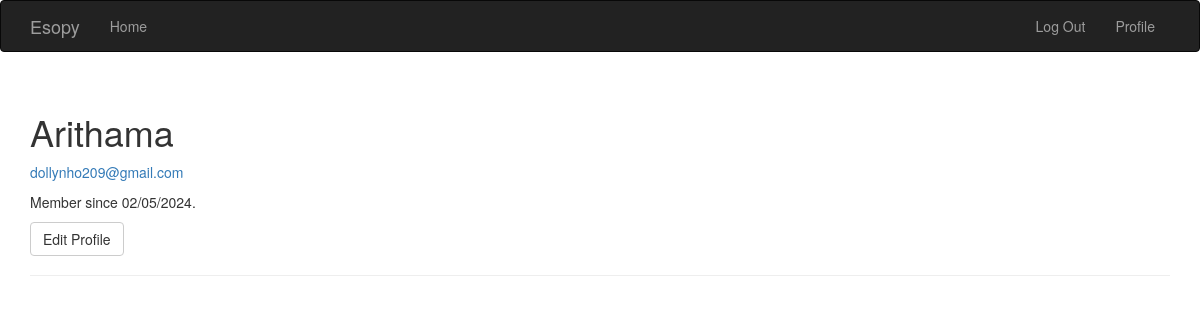
/user/Arithama (signed in), run on an earlier commit of the app's database.
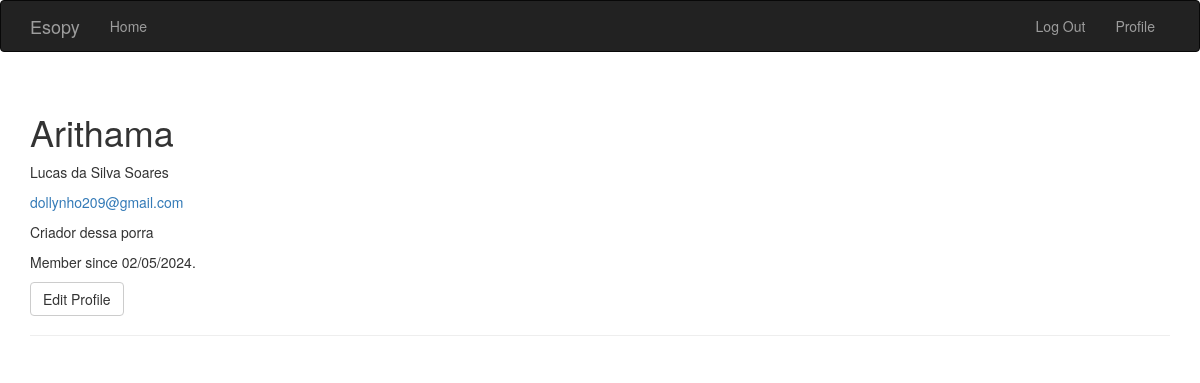
And on a later commit of the database.
### app/models.py (models this page shows, shortened)
class User(UserMixin, db.Model):
    __tablename__ = 'users'
    id = db.Column(db.Integer, primary_key=True)
    email = db.Column(db.String(64), unique=True, index=True)
    username = db.Column(db.String(64), unique=True, index=True)
    password_hash = db.Column(db.String(128))
    confirmed = db.Column(db.Boolean, default=False)
    is_admin = db.Column(db.Boolean, default=False)
    name = db.Column(db.String(64))
    about_me = db.Column(db.Text())
    member_since = db.Column(db.DateTime(), default=datetime.utcnow)
    @property
    def password(self):
        raise AttributeError('password is not a readable attribute')

### app/main/views.py (the view)
@main.route('/user/<username>')
def user(username):
    user = User.query.filter_by(username=username).first_or_404()
    return render_template('user.html', user=user)

### app/auth/views.py (called while the page is built)
@auth.before_app_request
def before_request():
    if current_user.is_authenticated \
    and not current_user.confirmed \
    and request.blueprint != 'auth' \
    and request.endpoint != 'static':
        return redirect(url_for('auth.unconfirmed'))

### app/models.py (called while the page is built)
@login_manager.user_loader
def load_user(user_id):
    return User.query.get(int(user_id))

### app/templates/user.html (shortened to what this page needs)
{% extends "base.html" %}
{% block page_content %}
<div class="page-header">
    <h1>{{ user.username }}</h1>
    {% if user.name or user.location %}
    <p>
        {% if user.name %}{{ user.name }}{% endif %}
    </p>
    {% endif %}
    {% if current_user.is_admin %}
    <p><a href="mailto:{{ user.email }}">{{ user.email }}</a></p>
    {% endif %}
    {% if user.about_me %}<p>{{ user.about_me }}</p>{% endif %}
    <p>Member since {{ moment(user.member_since).format('L') }}.</p>
    <p>
        {% if user == current_user %}
        <a class="btn btn-default" href="{{ url_for('.edit_profile') }}">Edit Profile</a>
        {% endif %}
    </p>
</div>
{% endblock %}

### app/templates/base.html (shortened to what this page needs)
{% extends "bootstrap/base.html" %}
{% block head %}
{{ super() }}
{% endblock %}
{% block navbar %}
<div class="navbar navbar-inverse" role="navigation">
    <div class="container">
        <div class="navbar-header">
            <a class="navbar-brand" href="{{ url_for('main.index') }}">Esopy</a>
        </div>
        <div class="navbar-collapse collapse">
            <ul class="nav navbar-nav">
                <li><a href="{{ url_for('main.index') }}">Home</a></li>
            </ul>
            <ul class="nav navbar-nav navbar-right">
                {% if current_user.is_authenticated %}
                <li><a href="{{ url_for('auth.logout') }}">Log Out</a></li>
                {% else %}
                <li><a href="{{ url_for('auth.login') }}">Log In</a></li>
                {% endif %}
                {% if current_user.is_authenticated %}
                <li>
                    <a href="{{ url_for('main.user', username=current_user.username) }}">
                    Profile
                    </a>
                    </li>
                {% endif %}
            </ul>
        </div>
    </div>
</div>
{% endblock %}
{% block content %}
<div class="container">
    {% block page_content %}{% endblock %}
</div>
{% endblock %}

What changed in the data, as far as the page shows it:
changed User "Arithama": name (not shown) → "Lucas da Silva Soares"; about_me (not shown) → "Criador dessa porra"
